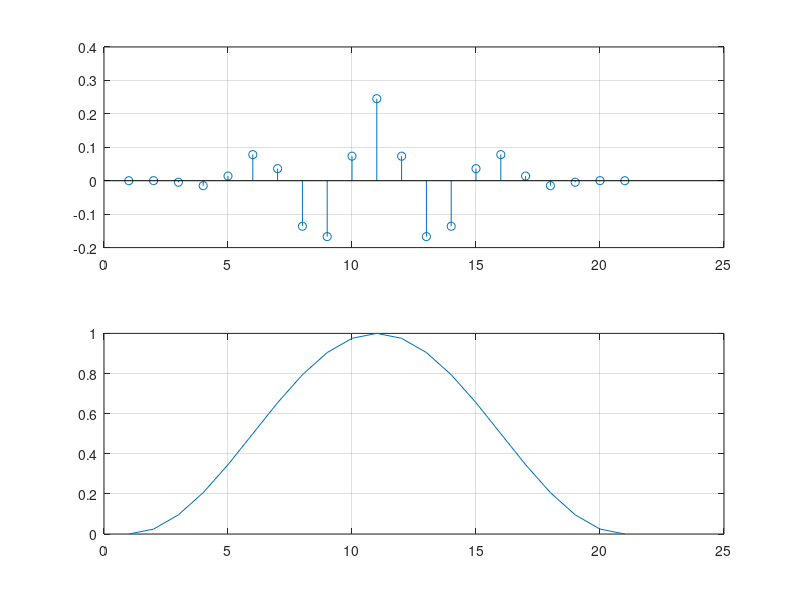
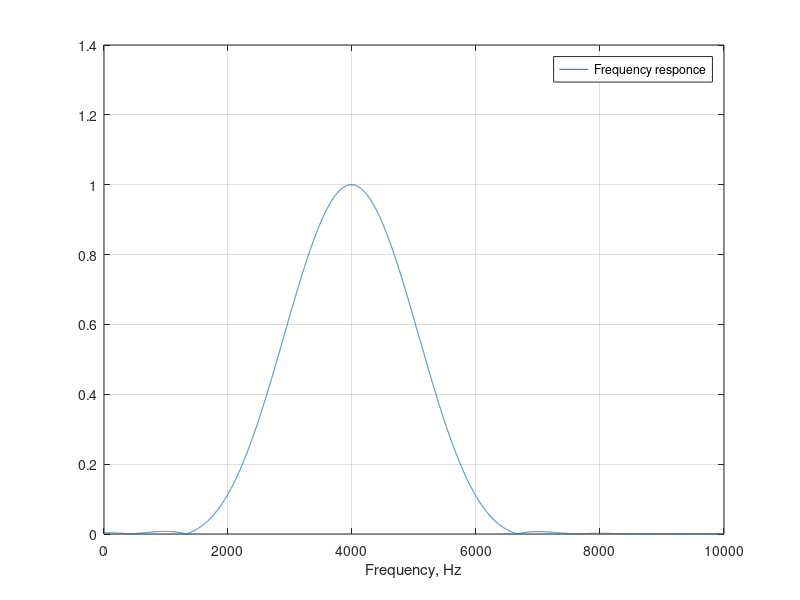
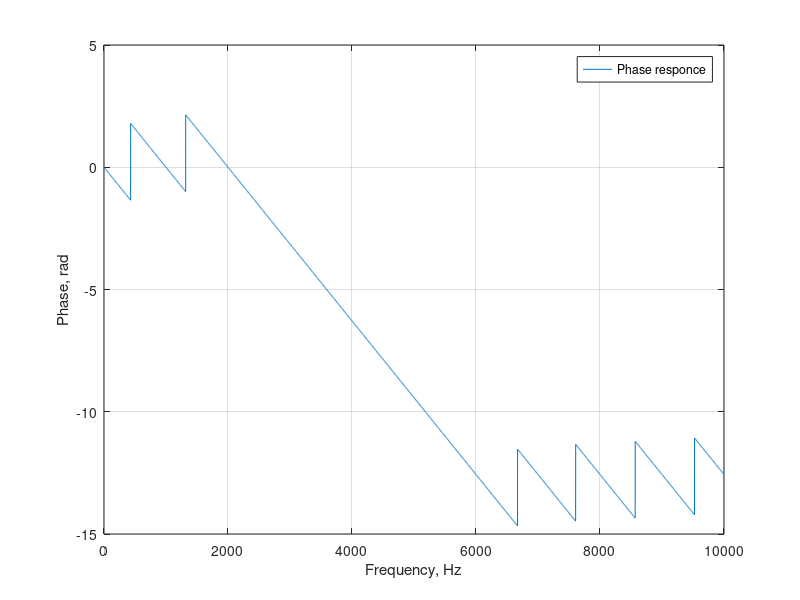

Write the MATLAB code that produced these figures, in order.
Fd = 20e3;                      %??????? ?????????????
W1 = 3e3 / (0.5 * Fd);          %????? ??????? ?????????? ??????? 3???
W2 = 5e3 / (0.5 * Fd);          %?????? ??????? ?????????? ??????? 5???
f = 0 : 10e3;                   %?????? ?????? ?? ??????? ?????????
n = 20;                         %??????? ???????
k = hann(n + 1);                %?????????? ????? ?????
b = fir1(n, [W1 W2], k);        %?????????? ???????????? ???????
hi = impz(b, 1);                %?????????? ?????????? ??????????????
subplot(2, 1, 1);
stem(hi);                       %????????? ???. ???-??
grid on
subplot(2, 1, 2);
plot(k);                        %????????? ?????
grid on

h = freqz(b, 1, f, Fd);         %?????????? ??? ???????
figure
plot(f, abs(h))                 %????????? ???
grid on
xlabel('Frequency, Hz')
legend ('Frequency responce')

tau_phase = unwrap(angle(h));   %?????????? ??? ???????
figure
plot(f, tau_phase)              %????????? ???
grid on
ylabel('Phase, rad')
xlabel('Frequency, Hz')
legend ('Phase responce')
